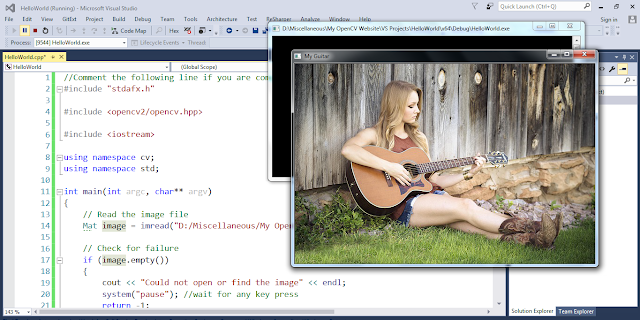
%> input picture matlab/guitar.png, 640 x 320 px
$ octave HOG.m   (GNU Octave 9; MATLAB toolbox functions it lacks are replaced by stand-ins)
%> lines starting %> are read from the running program, lines starting %| are printed output that depends on the picture
### matlab/BlockNormalize.m
%%% function normalizes blocks
%%% pass in the histogram to normalize, given a certain blocksize (how many
%%% cells in the vertical/horizontal direction)
%%% number of blocks in the vertical and horizontal direction
function H = BlockNormalize(hist, blocksize, vBlocks, hBlocks)
H = zeros(size(hist));
for h = 1:hBlocks
    for v = 1:vBlocks
        subsetHist = hist(v:v+(blocksize-1), h:h+(blocksize-1),:);
        mag = sqrt(sum(sum(sum(subsetHist.^2))));
        H(v:v+(blocksize-1), h:h+(blocksize-1),:) = subsetHist / mag;
    end
end
end

### matlab/HOG.m
close all;
clear;
%%% Get input image %%%
src = imread('guitar.png');
%> src is the input picture: size 320x640x3 uint8; mean R, G, B 187.8, 188, 184.2

figure, imshow(src);
title('Original image');

%%% convert to grayscale
graySrc(:, :, :) = 0.21*src(:, :, 1) + 0.72*src(:, :, 2) + 0.07*src(:, :, 3);
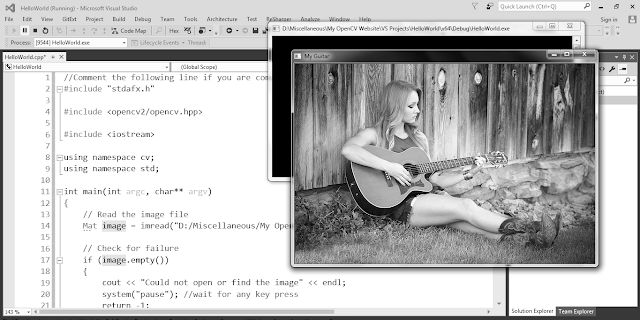
%> graySrc: size 320x640 uint8; min 0, max 255, mean 187.7
figure, imshow(graySrc);
title('Grayscale image using luminosity');

%%% compute gradients
xKernel = [1 0 -1];
yKernel = xKernel';
dx = conv2(xKernel, double(graySrc));
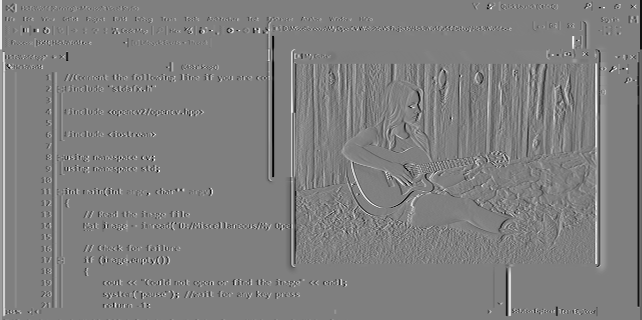
%> dx: size 320x642 double; min -255, max 255, mean 0; drawn with min black and max white
dx = dx(:, 2:size(dx,2)-1);
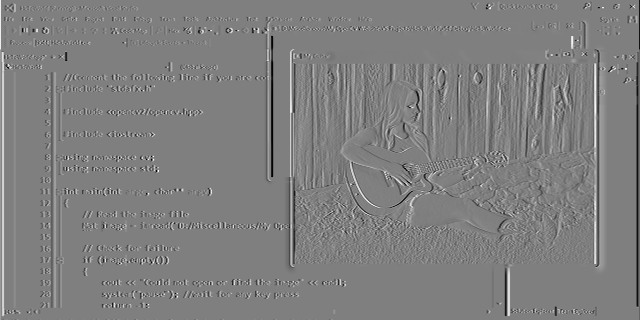
%> dx: size 320x640 double; min -255, max 255, mean 0; drawn with min black and max white
dy = conv2(yKernel, double(graySrc));
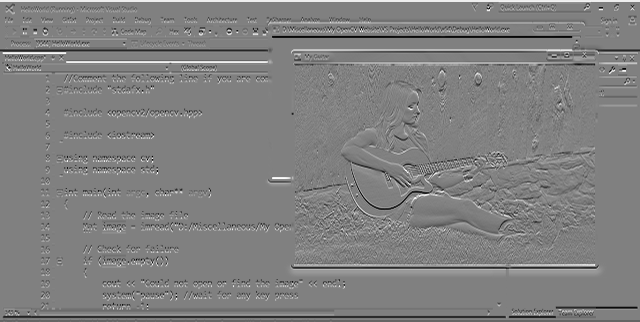
%> dy: size 322x640 double; min -255, max 251, mean 0; drawn with min black and max white
dy = dy(2:size(dy,1)-1, :);
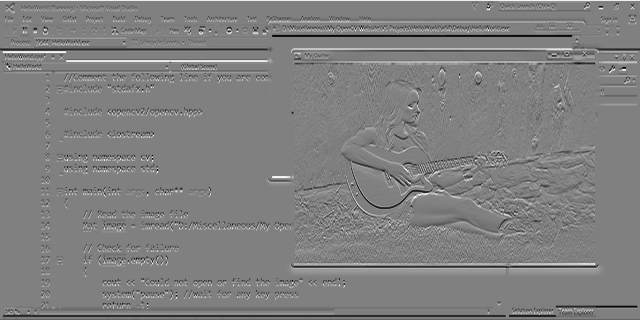
%> dy: size 320x640 double; min -255, max 251, mean -0.5; drawn with min black and max white

%%% convert vectors to polar
mag = sqrt(dx.^2 + dy.^2);
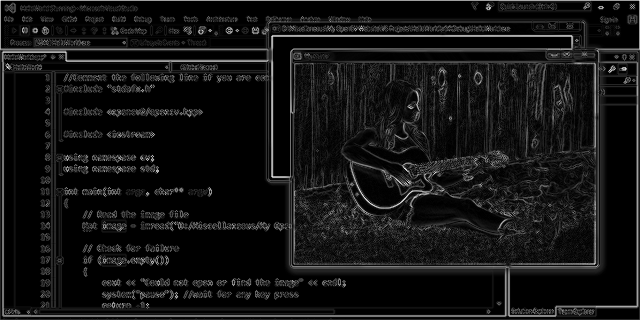
%> mag: size 320x640 double; min 0, max 350.7, mean 28.1; drawn with min black and max white
ang = atan2(dy,dx) * 360 / (2 * pi);
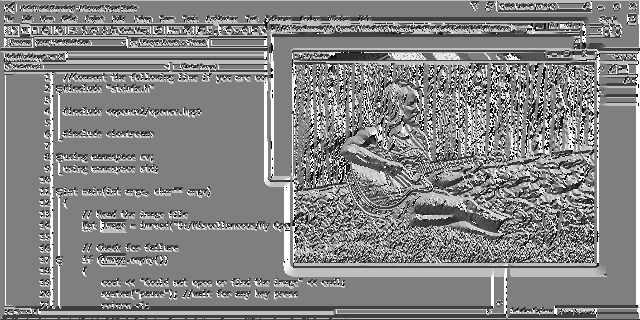
%> ang: size 320x640 double; min -179.8, max 180, mean 6.9; drawn with min black and max white

%%% compute number of cells
pixelsW = 8;
pixelsH = 8;
horizCells = size(src,2) / pixelsW;
%> horizCells = 80
vertCells = size(src,1) / pixelsH;
%> vertCells = 40

%%% Get histogram of grayscale image
numBins = 9;
hist = zeros(vertCells, horizCells, numBins);
for r = 1:vertCells
    for c = 1:horizCells
        i = (c - 1)*pixelsW + 1;
        j = (r - 1)*pixelsH + 1;
        hist(r,c,:) = GetHistogram(mag, ang, j, i, pixelsH, pixelsW, 9);
    end
end

%%% Perform block normalization
blocksize = 2;      % cells per block in both directions (i.e. 2x2 block)
horizBlocks = horizCells - (blocksize - 1);
%> horizBlocks = 79
vertBlocks = vertCells - (blocksize - 1);
%> vertBlocks = 39
histNormal = zeros(vertCells, horizCells, numBins);
normalizedHist = BlockNormalize(hist, blocksize, vertBlocks, horizBlocks);
